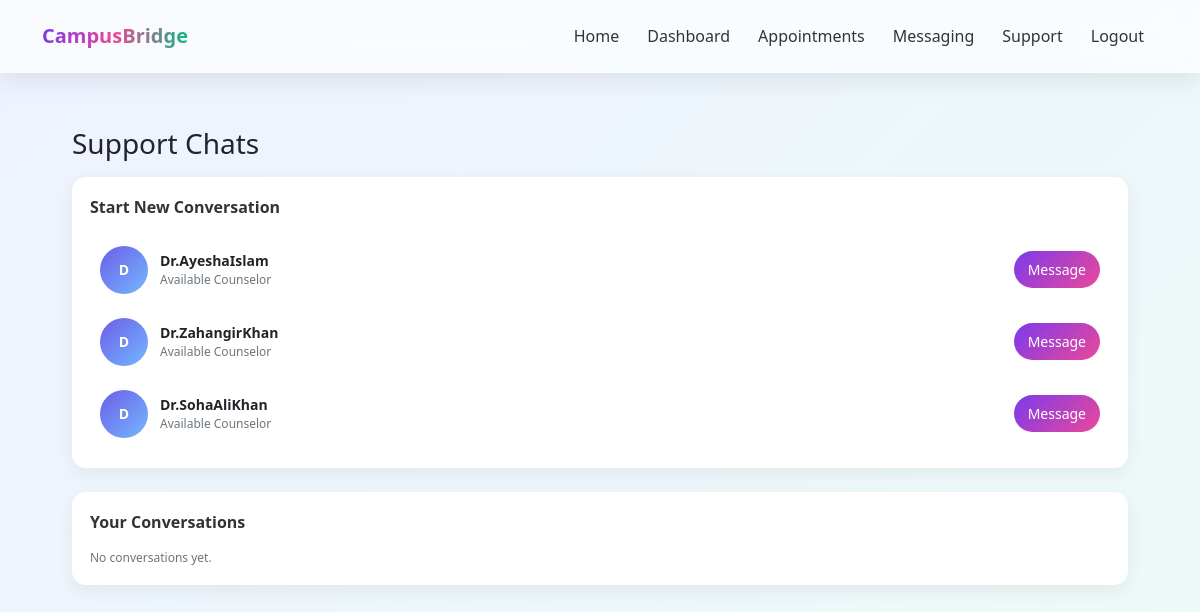
Screenshot of /messaging/ (signed in) with the database file from the repository.
### accounts/models.py (models this page shows)
class User(AbstractUser):
    ROLE_CHOICES=(('student','Student'),
                  ('staff','Staff'),
                  ('counselor','Counselor'),
                  )
    role=models.CharField(max_length=20, choices=ROLE_CHOICES)

### messaging/views.py (the view)
# urls.py: path('', views.conversation_list, name='conversation_list'),
@login_required
def conversation_list(request):
    profile = request.user.anonymousprofile
    counselors = User.objects.filter(role="counselor")
    conversations = Conversation.objects.filter(
        anonymous_profile=profile
    ).select_related("counselor")
    return render(request, 'messaging/list.html', {
        'counselors': counselors,
        'conversations': conversations
    })

### templates/messaging/list.html (shortened to what this page needs)
{% extends 'base.html' %}
{% load static %}
{% block content %}
<div class="container mt-4">
    <h3 class="mb-3">Support Chats</h3>
    <div class="chat-card mb-4">
        <div class="section-title">Start New Conversation</div>
        {% for c in counselors %}
        <div class="chat-item">
            <div class="chat-left">
                <div class="avatar">
                    {{ c.username|slice:":1"|upper }}
                </div>
                <div>
                    <div class="chat-title">{{ c.username }}</div>
                    <div class="chat-sub">Available Counselor</div>
                </div>
            </div>
            <a href="{% url 'start_conversation' c.id %}" class="btn btn-sm btn-primary rounded-pill">
                Message
            </a>
        </div>
        {% endfor %}
    </div>
    <div class="chat-card">
        <div class="section-title">Your Conversations</div>
        {% for convo in conversations %}
        <div class="chat-item">
            <a href="{% url 'chat' convo.id %}" class="chat-left text-decoration-none text-dark flex-grow-1">
                <div class="avatar">
                    {{ convo.anonymous_profile.anon_id|slice:":2"|upper }}
                </div>
                <div>
                    <div class="chat-title">
                        {{ convo.anonymous_profile.anon_id }}
                    </div>
                    <div class="chat-sub">
                        Tap to open conversation
                    </div>
                </div>
            </a>
            <a href="{% url 'delete_conversation' convo.id %}"
               onclick="return confirm('Delete this chat?');"
               class="delete-btn">
                🗑
            </a>
        </div>
        {% empty %}
        <div class="chat-sub">No conversations yet.</div>
        {% endfor %}
    </div>
</div>
{% endblock %}

### templates/base.html (style rules this page uses)
body { margin: 0; font-family: "Segoe UI", sans-serif; background: linear-gradient(-45deg, #f5f3ff, #fdf2f8, #ecfdf5, #eef2ff ); background-size: 400% 400%; animation: gradientFlow 12s ease infinite; min-height: 100vh; }
.btn-primary { background: linear-gradient(135deg,#7c3aed,#ec4899); border: none; border-radius: 12px; padding: 8px 14px; }
.section-title { font-weight: 700; color: #333; }

### templates/messaging/list.html (style rules this page uses)
.chat-card { background: #fff; border-radius: 14px; padding: 18px; box-shadow: 0 6px 18px rgba(0,0,0,0.06); }
.chat-item { display: flex; align-items: center; justify-content: space-between; padding: 12px 10px; border-radius: 12px; transition: 0.2s ease; text-decoration: none; color: inherit; }
.chat-left { display: flex; align-items: center; gap: 12px; }
.avatar { width: 48px; height: 48px; border-radius: 50%; background: linear-gradient(135deg, #6c5ce7, #74b9ff); color: white; display: flex; align-items: center; justify-content: center; font-weight: 600; font-size: 14px; flex-shrink: 0; }
.chat-title { font-weight: 600; font-size: 14px; }
.chat-sub { font-size: 12px; color: #6c757d; }
.section-title { font-weight: 600; margin-bottom: 15px; }

### rows the page displays
User: username "D", username "Dr.AyeshaIslam"
User: username "D", username "Dr.ZahangirKhan"
User: username "D", username "Dr.SohaAliKhan"
